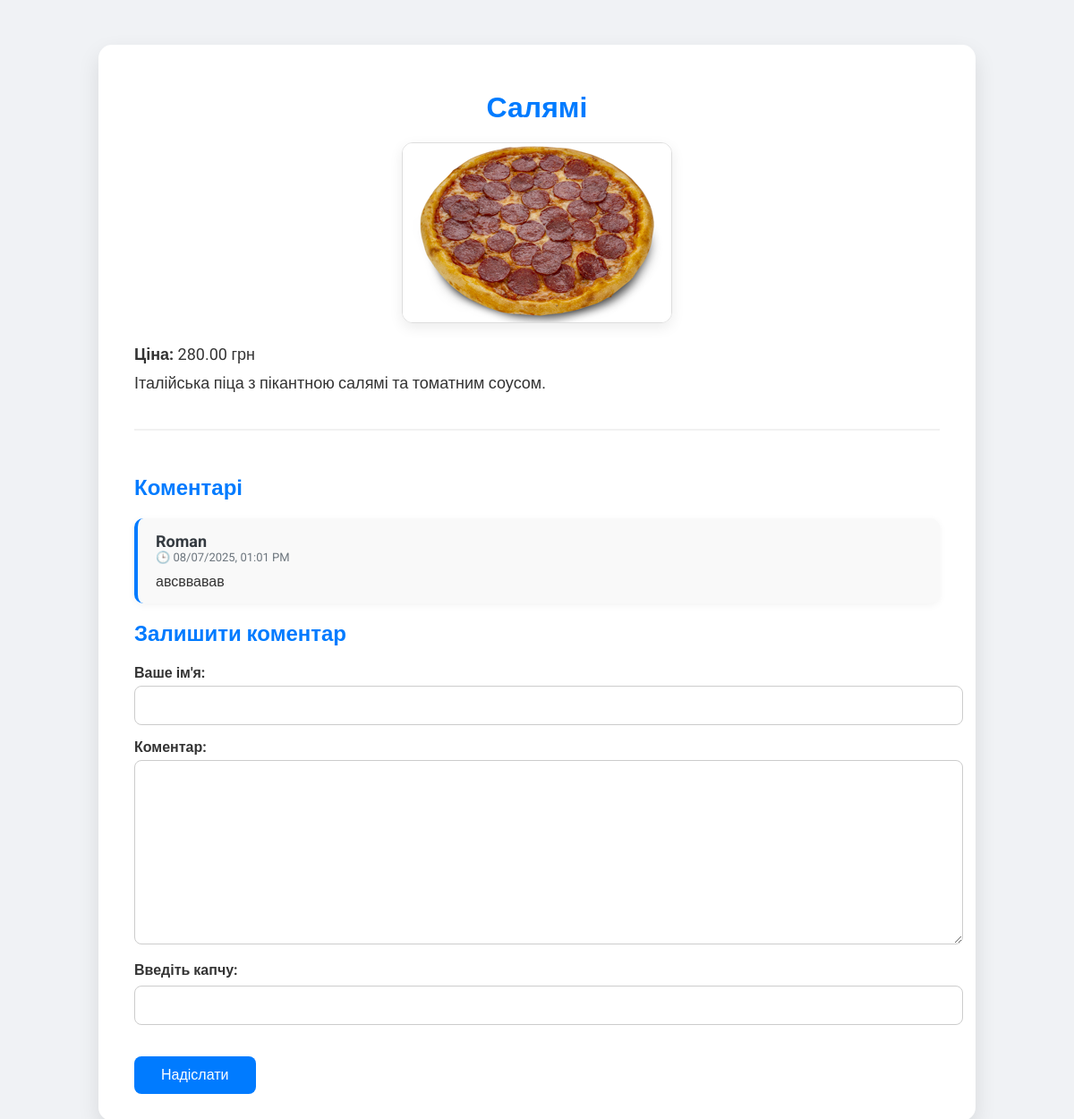
Screenshot of /market/product/12/ with the database file from the repository.
### Market/models.py (models this page shows, shortened)
class Product(models.Model):
    SECTION_CHOICES = [
        ('Піца', 'Піца'),
        ('Суші', 'Суші'),
        ('Салати', 'Салати'),
        ('Напої', 'Напої'),
        ('Десерти', 'Десерти'),
    ]
    name = models.CharField(max_length=255)
    price = models.DecimalField(max_digits=8, decimal_places=2)
    description = models.TextField()
    image = models.ImageField(upload_to='products/')
    section = models.CharField(max_length=20, choices=SECTION_CHOICES, default='pizza')  # <-- додано

class Comment(Model):
    product = ForeignKey(Product, on_delete=CASCADE, related_name='comments')
    name = CharField(max_length=100)
    text = TextField()
    created_at = DateTimeField(auto_now_add=True)

### Market/views.py (the view, shortened to what this page needs)
# urls.py: path('product/<int:product_id>/', views.product_detail, name='product_detail'),
def product_detail(request, product_id):
    product = get_object_or_404(Product, id=product_id)
    comments = product.comments.order_by('-created_at')
    form = CommentForm()
    captcha_error = False
    comment_success = request.session.pop('comment_success', False)
    return render(request, 'Market/product_detail.html', {
        'product': product,
        'comments': comments,
        'form': form,
        'comment_success': comment_success,
        'captcha_error': captcha_error,
    })

### Market/forms.py
class CommentForm(forms.ModelForm):
    captcha = CaptchaField()
    class Meta:
        model = Comment
        fields = ['name', 'text', 'captcha']
        labels = {
            'name': "Ім'я",
            'text': 'Коментар'
        }

### Market/templates/Market/product_detail.html (shortened to what this page needs)
{% load static %}
<!DOCTYPE html>
<html lang="uk">
<head>
</head>
<body>
<div class="container">
    <h1>{{ product.name }}</h1>
    <div class="product-image">
        {% if product.image %}
            <img src="{{ product.image.url }}" alt="{{ product.name }}">
        {% else %}
            <img src="https://via.placeholder.com/500x300?text=No+Image" alt="No image">
        {% endif %}
    </div>
    <div class="product-description">
        <p><strong>Ціна:</strong> {{ product.price }} грн</p>
        <p>{{ product.description }}</p>
    </div>
    <div class="comments">
        <h2>Коментарі</h2>
        {% for comment in comments %}
            <div class="comment">
                <h4>{{ comment.name }}</h4>
                <div class="time" data-utc="{{ comment.created_at|date:'c' }}">🕒 ...</div>
                <p>{{ comment.text }}</p>
            </div>
        {% empty %}
            <p>Немає коментарів. Будьте першим!</p>
        {% endfor %}
    </div>
    <div class="comment-form">
        <h2>Залишити коментар</h2>
        <form method="post">
            <label for="{{ form.name.id_for_label }}">Ваше ім'я:</label>
            {{ form.name }}
            <label for="{{ form.text.id_for_label }}">Коментар:</label>
            {{ form.text }}
            <div class="captcha">
                <label for="{{ form.captcha.id_for_label }}">Введіть капчу:</label>
                {{ form.captcha }}
            </div>
            <button type="submit">Надіслати</button>
        </form>
    </div>
</div>
</body>
</html>

### Market/templates/Market/product_detail.html (style rules this page uses)
body { font-family: 'Roboto', sans-serif; background: #f0f2f5; margin: 0; padding: 0; color: #333; }
.container { max-width: 900px; margin: 50px auto; background: #fff; padding: 30px 40px; border-radius: 15px; box-shadow: 0 10px 25px rgba(0,0,0,0.1); animation: fadeIn 0.6s ease-in; }
h1 { text-align: center; color: #007bff; margin-bottom: 20px; }
.product-image { text-align: center; margin-bottom: 20px; }
.product-image img { max-width: 100%; height: auto; border-radius: 12px; border: 1px solid #ddd; box-shadow: 0 5px 15px rgba(0,0,0,0.08); }
.product-description { font-size: 18px; margin-bottom: 40px; }
.product-description p { margin: 10px 0; }
.comments { border-top: 2px solid #f1f1f1; padding-top: 30px; }
.comments h2, .comment-form h2 { color: #007bff; margin-bottom: 20px; text-align: left; }
.comment { background-color: #f9f9f9; border-left: 4px solid #007bff; padding: 15px 20px; border-radius: 10px; margin-bottom: 20px; box-shadow: 0 2px 8px rgba(0,0,0,0.05); }
.comment h4 { margin: 0; color: #343a40; font-size: 18px; }
.comment .time { font-size: 13px; color: #6c757d; margin-bottom: 10px; }
.comment p { margin: 0; font-size: 16px; }
.comment-form form { margin-top: 10px; }
.comment-form input[type="text"], .comment-form textarea { width: 100%; padding: 12px; margin-bottom: 15px; border-radius: 8px; border: 1px solid #ccc; font-size: 16px; transition: border 0.3s ease; }
.comment-form label { font-weight: bold; margin-bottom: 5px; display: block; }
.captcha { margin-bottom: 20px; }
.captcha label { display: block; margin-bottom: 8px; font-weight: bold; }
button { background-color: #007bff; color: white; padding: 12px 30px; border: none; font-size: 16px; border-radius: 8px; cursor: pointer; transition: background-color 0.3s ease, transform 0.2s ease; }

### rows the page displays
Product: name "Салямі", image (picture), price "280.00", description "Італійська піца з пікантною салямі та томатним соусом."
Comment: name "Roman", text "авсввавав"
